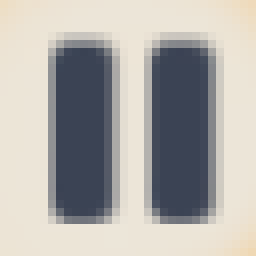
#> input picture image/playing.png, 32 x 32 px, given in place of 2021-10-04-19-52-50.png, which was not available (shown 8 times larger)
$ python im_recg_test.py
#> lines starting #> are read from the running program, lines starting #| are printed output that depends on the picture; after the words box and inside, x2 and y2 are one past the last pixel; in counts of white or black regions, pixels touching at a corner belong together; long printed decimals are rounded; pictures that were not available may be replaced by others from this repository, and a replacement may not be noted
# %%
import cv2
import numpy as np

# %%
test_image = cv2.imread('./image/2021-10-04-19-52-50.png')
#> test_image is the input picture: shape (32, 32, 3); mean B, G, R 170.1, 173.9, 176.4
# test_image = cv2.imread('./image/2021-10-04-19-33-18.png')
test_image_gray = cv2.cvtColor(test_image, cv2.COLOR_BGR2GRAY)
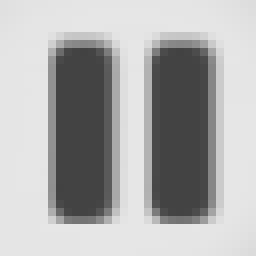
#> test_image_gray: shape (32, 32) (shown 8 times larger); min 66, max 230, mean 174.3
template_image = cv2.imread('./image/playing.png', cv2.IMREAD_GRAYSCALE)
#> template_image: shape (32, 32); min 66, max 230, mean 174
w, h = template_image.shape[::-1]
#> w = 32; h = 32

# %% multi matching
res = cv2.matchTemplate(test_image_gray, template_image, cv2.TM_CCOEFF_NORMED)
#> res = [1]
threshold = 0.8
loc = np.where(res >= threshold)
#> loc = ([0], [0])
for pt in zip(*loc[::-1]):
    cv2.rectangle(test_image, pt, (pt[0] + w, pt[1] + h), (0, 0, 255), 2)
#> this loop made 1 pass
#> pt on pass 1: (0, 0)
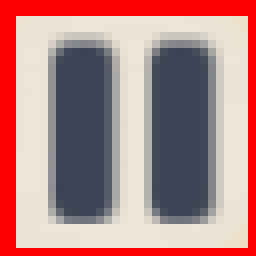
#> test_image: shape (32, 32, 3) (shown 8 times larger); 17.87% of pixels changed, all inside (x1, y1, x2, y2) = (0, 0, 32, 32)
cv2.imshow('result', test_image)
cv2.waitKey(0)
# %% single matching
res = cv2.matchTemplate(test_image_gray, template_image, cv2.TM_CCOEFF_NORMED)
min_val, max_val, min_loc, max_loc = cv2.minMaxLoc(res)
#> min_val = 1; max_val = 1; min_loc = (0, 0); max_loc = (0, 0)
top_left = max_loc
#> top_left = (0, 0)
bottom_right = (top_left[0] + w, top_left[1] + h)
#> bottom_right = (32, 32)
print(max_val, top_left, bottom_right)
#| 1 (0, 0) (32, 32)

cv2.rectangle(test_image, top_left, bottom_right, 255, 2)
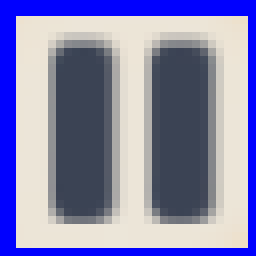
#> test_image: shape (32, 32, 3) (shown 8 times larger); 17.87% of pixels changed, all inside (x1, y1, x2, y2) = (0, 0, 32, 32)
cv2.imshow('result', test_image)
cv2.waitKey(0)
